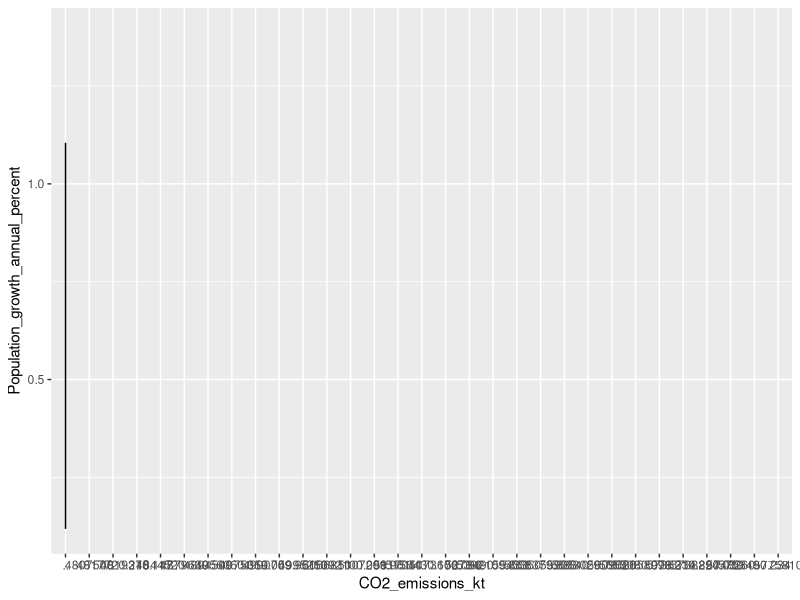

Source code (R): (Note: this script raises an error after producing the figure.)
## ---- chunk 1
library(tidyverse)
ccdata <- read_csv(here::here("dataset", "fixed_climate_data.csv"))
ccdata
ggplot(data = ccdata, aes(x=CO2_emissions_kt, y = Population_growth_annual_percent
)) + geom_line()

ccdata$`Country_Name`

ggplot(aes(x=ccdata$`CO2_emissions_kt`, 
           y =ccdata$`Population_growth_annual_percent`)) + geom_line()
str(ccdata)
ccdata <- ccdata%>%type.convert()

#change names of variables and go through and change everything to a numerical value - maybe as a new sheet?
## ---- chunk 2


ggplot(Trial, aes(Time, CO2_emissions_kt)) + geom_point() + xlab("Year") + ylab("CO2 Emission")

#+ theme(panel.background=element_blank())

# scale_y_continuous(breaks=seq(4000000, 6000000, by=50000)) +

ggplot(data = ccdata, aes(x=Time, y = Population_growth_annual_percent
)) + geom_line()

